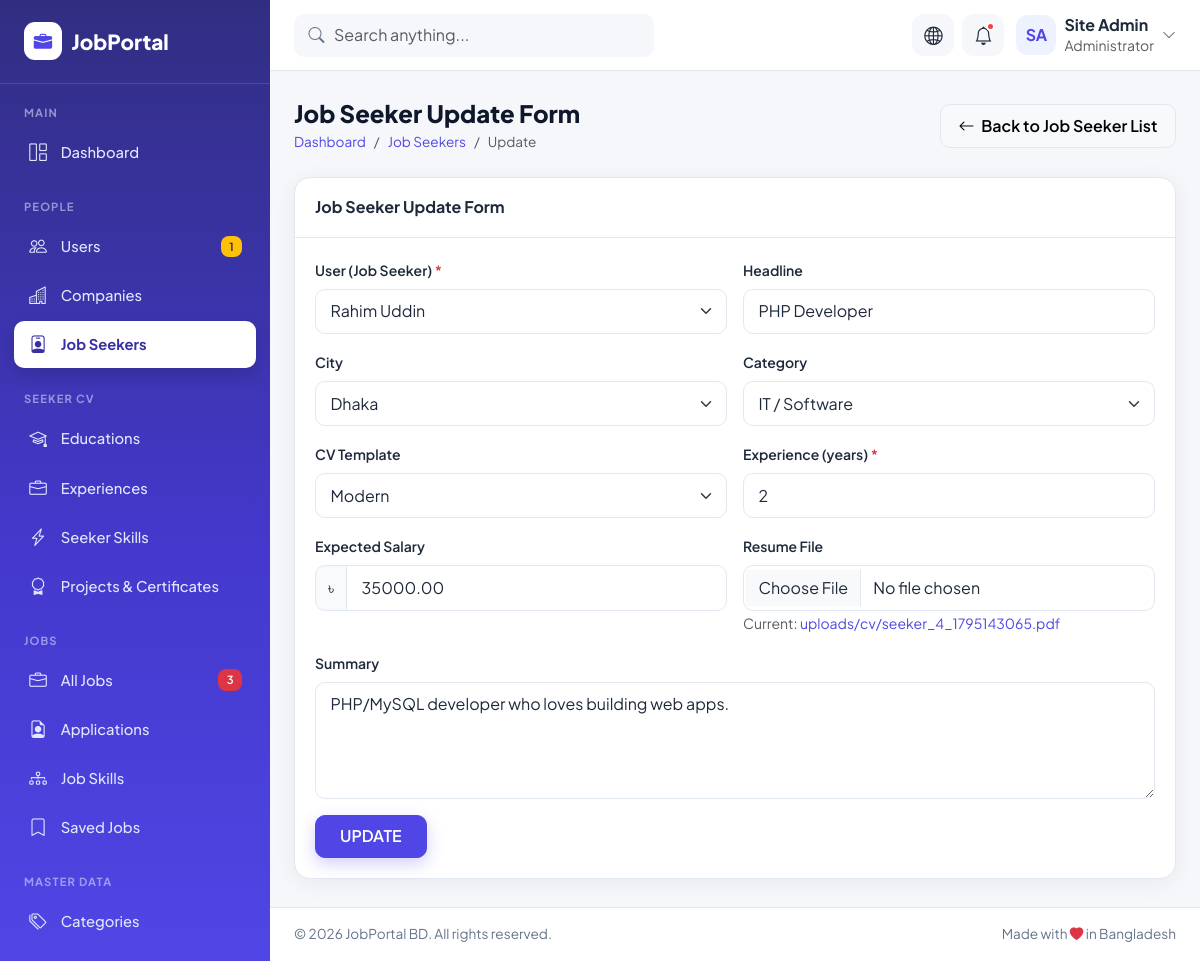
Page /jobs_portal/crud/seekers/edit.php?id=4 on the earlier database version.
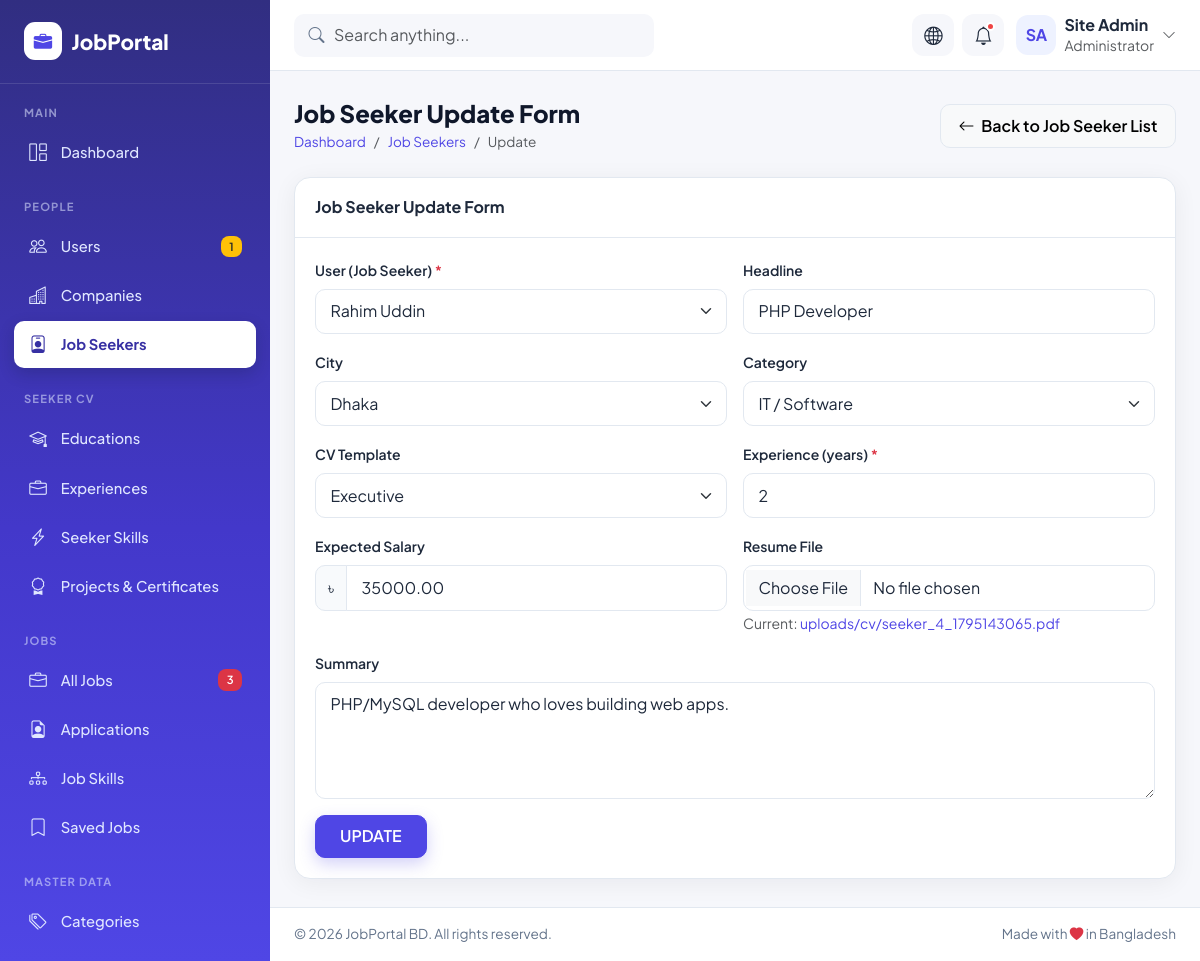
Same page on the later database version.
### tables this page shows
CREATE TABLE `seekers` (
  `id` int UNSIGNED NOT NULL,
  `user_id` int UNSIGNED NOT NULL,
  `city_id` int UNSIGNED DEFAULT NULL,
  `category_id` int UNSIGNED DEFAULT NULL,
  `cv_template_id` int UNSIGNED DEFAULT NULL,
  `headline` varchar(150) DEFAULT NULL,
  `summary` text,
  `experience_years` tinyint UNSIGNED NOT NULL DEFAULT '0',
  `expected_salary` decimal(10,2) DEFAULT NULL,
  `resume_file` varchar(255) DEFAULT NULL
);

CREATE TABLE `cv_templates` (
  `id` int UNSIGNED NOT NULL,
  `name` varchar(100) NOT NULL,
  `thumbnail` varchar(255) DEFAULT NULL,
  `layout_file` varchar(255) NOT NULL,
  `is_premium` tinyint(1) NOT NULL DEFAULT '0',
  `status` enum('active','inactive') NOT NULL DEFAULT 'active'
);

CREATE TABLE `users` (
  `id` int UNSIGNED NOT NULL,
  `name` varchar(100) NOT NULL,
  `email` varchar(150) NOT NULL,
  `phone` varchar(20) DEFAULT NULL,
  `password` varchar(255) NOT NULL,
  `role` enum('admin','employer','seeker') NOT NULL,
  `status` enum('active','pending','blocked') NOT NULL DEFAULT 'active',
  `created_at` timestamp NOT NULL DEFAULT CURRENT_TIMESTAMP
);

CREATE TABLE `cities` (
  `id` int UNSIGNED NOT NULL,
  `name` varchar(100) NOT NULL,
  `division` varchar(50) NOT NULL
);

CREATE TABLE `categories` (
  `id` int UNSIGNED NOT NULL,
  `name` varchar(100) NOT NULL,
  `slug` varchar(120) NOT NULL
);

### jobs_portal/crud/seekers/edit.php (the view, shortened to what the changed rows need)
<?php include_once("../../config/dbconfig.php"); ?>
<!DOCTYPE html>
<html lang="en">
<head>
  <link href="https://cdn.jsdelivr.net/npm/bootstrap@5.3.3/dist/css/bootstrap.min.css" rel="stylesheet">
  <link href="https://cdn.jsdelivr.net/npm/bootstrap-icons@1.11.3/font/bootstrap-icons.min.css" rel="stylesheet">
  <link href="../../assets/css/style.css" rel="stylesheet">
</head>
<body class="dash-body">
<div class="dash-wrapper">
  <div class="dash-main">
    <main class="dash-content">
      <div class="d-flex flex-wrap justify-content-between align-items-center gap-3 mb-4 page-title">
        <div>
          <h1>Job Seeker Update Form</h1>
        </div>
      </div>
      <?php
          $id = $_GET['id'];
          $data = $conn->query("SELECT * FROM seekers WHERE id = '$id'");
          $row = $data->fetch_object();
      ?>
      <form action="" method="post" enctype="multipart/form-data">
        <div class="card-jp">
          <div class="card-body">
            <div class="row g-3">
              <div class="col-md-6">
                <label class="form-label">User (Job Seeker) <span class="text-danger">*</span></label>
                <select name="user_id" class="form-select" required>
                  <?php
                  $list = $conn->query("SELECT id, name FROM users WHERE role = 'seeker'");
                  while($item = $list->fetch_assoc()){
                  ?>
                  <option value="<?php echo $item['id']; ?>" <?php if($row->user_id == $item['id']) echo 'selected'; ?>><?php echo $item['name']; ?></option>
                  <?php
                  }
                  ?>
                </select>
              </div>
              <div class="col-md-6">
                <label class="form-label">Headline</label>
                <input type="text" name="headline" class="form-control" placeholder="Enter Headline" value="<?php echo $row->headline; ?>">
              </div>
              <div class="col-md-6">
                <label class="form-label">City</label>
                <select name="city_id" class="form-select">
                  <?php
                  $list = $conn->query("SELECT id, name FROM cities");
                  while($item = $list->fetch_assoc()){
                  ?>
                  <option value="<?php echo $item['id']; ?>" <?php if($row->city_id == $item['id']) echo 'selected'; ?>><?php echo $item['name']; ?></option>
                  <?php
                  }
                  ?>
                </select>
              </div>
              <div class="col-md-6">
                <label class="form-label">Category</label>
                <select name="category_id" class="form-select">
                  <?php
                  $list = $conn->query("SELECT id, name FROM categories");
                  while($item = $list->fetch_assoc()){
                  ?>
                  <option value="<?php echo $item['id']; ?>" <?php if($row->category_id == $item['id']) echo 'selected'; ?>><?php echo $item['name']; ?></option>
                  <?php
                  }
                  ?>
                </select>
              </div>
              <div class="col-md-6">
                <label class="form-label">CV Template</label>
                <select name="cv_template_id" class="form-select">
                  <?php
                  $list = $conn->query("SELECT id, name FROM cv_templates");
                  while($item = $list->fetch_assoc()){
                  ?>
                  <option value="<?php echo $item['id']; ?>" <?php if($row->cv_template_id == $item['id']) echo 'selected'; ?>><?php echo $item['name']; ?></option>
                  <?php
                  }
                  ?>
                </select>
              </div>
              <div class="col-md-6">
                <label class="form-label">Experience (years) <span class="text-danger">*</span></label>
                <input type="number" name="experience_years" class="form-control" min="0" placeholder="Enter Experience (years)" value="<?php echo $row->experience_years; ?>" required>
              </div>
              <div class="col-md-6">
                <div class="input-group"><span class="input-group-text">৳</span><input type="number" name="expected_salary" class="form-control" step="0.01" placeholder="Enter Expected Salary" value="<?php echo $row->expected_salary; ?>"></div>
              </div>
              <div class="col-md-6">
                <?php if($row->resume_file){ ?>
                <small class="text-muted">Current: <a href="../../<?php echo $row->resume_file; ?>" target="_blank"><?php echo $row->resume_file; ?></a></small>
                <?php } ?>
              </div>
              <div class="col-12">
                <label class="form-label">Summary</label>
                <textarea name="summary" rows="4" class="form-control" placeholder="Enter Summary"><?php echo $row->summary; ?></textarea>
              </div>
            </div>
          </div>
        </div>
      </form>
    </main>
  </div>
</div>
</body>
</html>

Differences in the rows shown:
changed seekers "uploads/cv/seeker_4_1795143065.pdf": cv_template_id "Modern" → "Executive"
